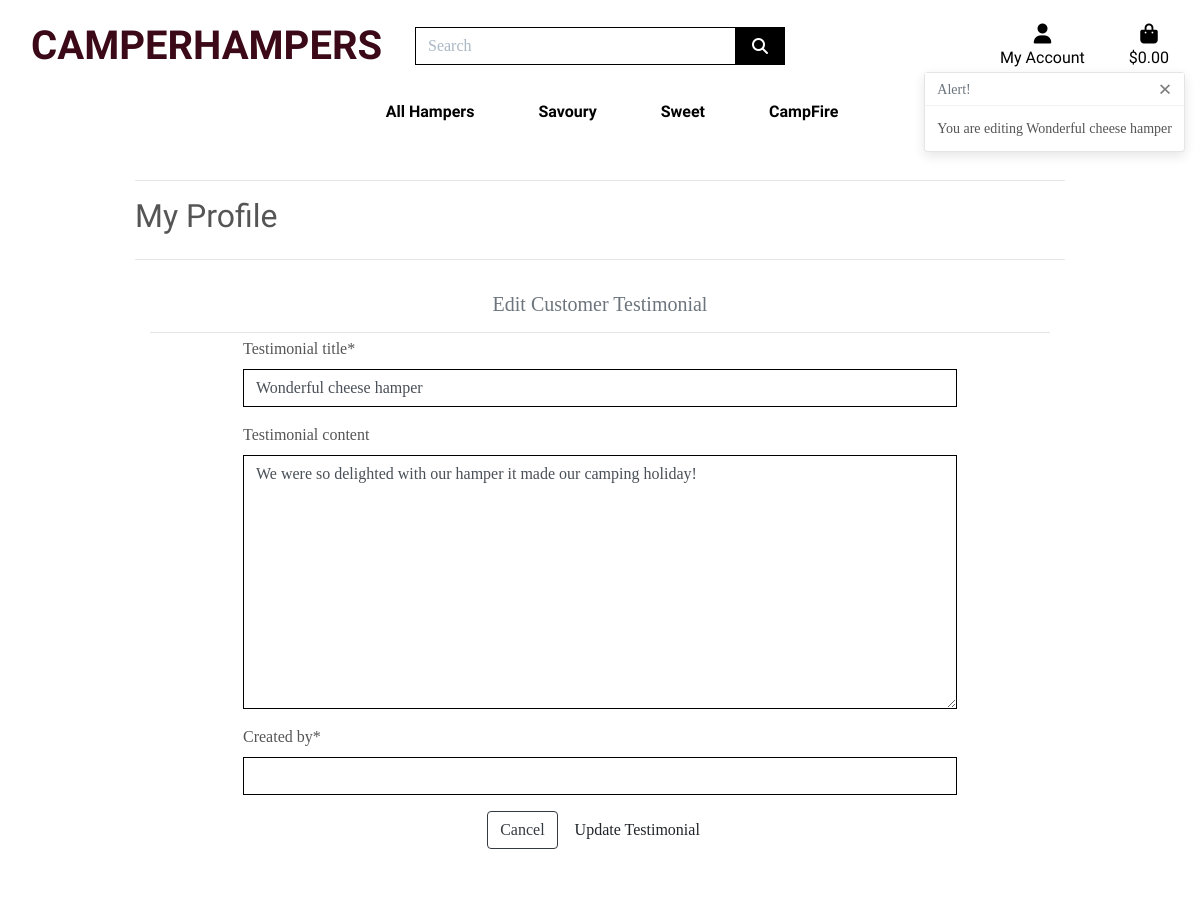
Page /testimonials/edit/1/ (signed in) on the committed database.
### testimonials/models.py (models this page shows, shortened)
class Testimonial(models.Model):
    user = models.ForeignKey(
        UserProfile,
        on_delete=models.SET_NULL,
        null=True,
        blank=True,
        related_name='user_rating'
    )
    testimonial_title = models.CharField(max_length=254)
    testimonial_content = models.TextField(blank=True, null=True, default='')
    created_by = models.CharField(max_length=254, default='')

### testimonials/views.py (the view)
# urls.py: path('edit/<int:testimonial_id>/', views.edit_testimonial,
@login_required
def edit_testimonial(request, testimonial_id):
    if not request.user.is_superuser:
        messages.error(request, 'Sorry, only Camper Hampers owners can do that.')
        return redirect(reverse('home'))
    testimonial = get_object_or_404(Testimonial, pk=testimonial_id)
    if request.method == 'POST':
        form = TestimonialForm(
            request.POST, request.FILES, instance=testimonial)
        if form.is_valid():
            form.save()
            messages.success(request, 'Successfully updated testimonial!')
            return redirect(reverse('testimonials'))
        else:
            messages.error(request, 'Failed to update testimonial. \
                                     Please ensure the form is valid.')
    else:
        form = TestimonialForm(instance=testimonial)
        messages.info(request, f'You are editing {testimonial.testimonial_title}')
    template = 'testimonials/edit_testimonial.html'
    context = {
        'form': form,
        'testimonial': testimonial,
    }
    return render(request, template, context)

### testimonials/forms.py
class TestimonialForm(forms.ModelForm):
    class Meta:
        model = Testimonial
        exclude = ('user',)
        fields = ['testimonial_title', 'testimonial_content', 'created_by']
    def __init__(self, *args, **kwargs):
        super().__init__(*args, **kwargs)
        for field_name, field in self.fields.items():
            field.widget.attrs['class'] = 'border-black rounded-0'

### bag/contexts.py (called while the page is built, shortened)
def bag_contents(request):
    bag_items = []
    total = 0
    product_count = 0
    bag = request.session.get('bag', {})
    delivery = total * Decimal(settings.STANDARD_DELIVERY_PERCENTAGE / 100)
    grand_total = delivery + total
    context = {
        'bag_items': bag_items,
        'total': total,
        'product_count': product_count,
        'delivery': delivery,
        'grand_total': grand_total,
    }
    return context

### testimonials/templates/testimonials/edit_testimonial.html (shortened to what this page needs)
{% extends "base.html" %}
{% load static %}
{% block extra_css %}
    <link rel="stylesheet" href="{% static 'profiles/css/profile.css' %}">
{% endblock %}
{% block page_header %}
    <div class="container header-container">
    </div>
{% endblock %}
{% block content %}
<div class="overlay"></div>
<div class="container">
    <div class="row">
        <div class="col-12">
            <hr>
            <h2 class="logo-font mb-4">My Profile</h2>
            <hr>
        </div>
    </div>
<div class="container-fluid">
    <div class="row">
        <div class="col text-center mt-3">
            <h5 class="text-muted">Edit Customer Testimonial</h5>
            <hr class="w-100 mb-1">
        </div>
    </div>
</div>
<div class="container">
    <div class="row justify-content-md-center mb-5">
        <div class="col-12">
            <form method="POST" action="{% url 'edit_testimonial' testimonial.id %}" class="form mb-5" enctype="multipart/form-data">
                {{ form|crispy }}
                <div class="text-center">
                    <a href="{% url 'testimonials' %}" class="btn btn-outline-dark rounded-5">Cancel</a>
                    <button type="submit" class="btn form-button rounded-5">Update Testimonial</button>
                </div>
            </form>
        </div>
    </div>
</div>
{% endblock %}

### static/css/base.css (style rules this page uses)
html { height: 100%; }
body { background: url('/media/homepage_banner.jpg') no-repeat center center fixed; background-size: cover; height: calc(100vh - 164px); color: #555; font-family: 'Julius Sans One'; }
.logo-font { font-family: 'Josefin Sans', sans-serif; }
.border-black { border: 1px solid black !important; }
.overlay { height: 100%; width: 100%; top: 0; left: 0; position: fixed; background: white; z-index: -1; }
@media (min-width: 1200px) { .container { max-width: 80%; } }
@media (min-width: 992px) { .header-container { padding-top: 164px; } }

### rows in the picture
Testimonial: testimonial_title "Wonderful cheese hamper", testimonial_content "We were so delighted with our hamper it made our camping holiday!"

### other values in the picture
{{ message }} "You are editing Wonderful cheese hamper"
